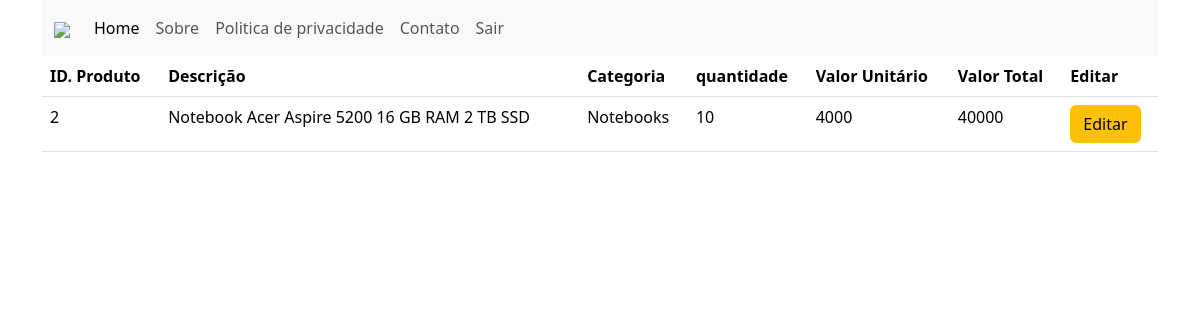
The app's page /loja/carrinho.php?id_carrinho=25 with its own data.
### tables this page shows
CREATE TABLE `carrinho` (
  `id_carrinho` int(11) NOT NULL,
  `id_cliente` int(11) NOT NULL DEFAULT 0,
  `data` datetime NOT NULL,
  `num_cupom` varchar(20) NOT NULL,
  `valor_pedido` float NOT NULL DEFAULT 0,
  `valor_desconto` float NOT NULL DEFAULT 0,
  `valor_total` float NOT NULL DEFAULT 0
);

CREATE TABLE `produtos` (
  `id_produto` int(11) NOT NULL,
  `id_categoria` int(11) NOT NULL DEFAULT 0,
  `desc_produto` varchar(80) NOT NULL,
  `id_fornecedor` int(11) NOT NULL DEFAULT 0,
  `quantidade` int(11) NOT NULL DEFAULT 0,
  `preco` float NOT NULL DEFAULT 0,
  `imagem` varchar(200) NOT NULL
);

CREATE TABLE `categorias` (
  `id_categoria` int(11) NOT NULL,
  `desc_categoria` varchar(60) NOT NULL
);

CREATE TABLE `carrinho_itens` (
  `id_item` int(11) NOT NULL,
  `id_carrinho` int(11) NOT NULL DEFAULT 0,
  `id_produto` int(11) NOT NULL DEFAULT 0,
  `quantidade` int(11) NOT NULL DEFAULT 0,
  `valor_unitario` float NOT NULL DEFAULT 0,
  `valor_total` float NOT NULL DEFAULT 0
);

### loja/carrinho.php (the view, shortened to what this page needs)
<!DOCTYPE html>
<html>
<head>
    <link href="https://cdn.jsdelivr.net/npm/bootstrap@5.3.3/dist/css/bootstrap.min.css" rel="stylesheet">
</head>
<body>
<div class="container">
    <?php
      include 'menu.php';
      include 'conexao.php';
    ?>
     <table class="table table-hover">
        <thead>
        <tr>
            <th>ID. Produto</th>
            <th>Descrição</th>
            <th>Categoria</th>
            <th>quantidade</th>
            <th>Valor Unitário</th>
            <th>Valor Total</th>
            <th>Editar</th>
        </tr>
        </thead>
        <tbody>
    <?php
    $id_carrinho = $_GET['id_carrinho'];
    $sql="select *,carrinho_itens.quantidade as qtde from carrinho INNER JOIN carrinho_itens on carrinho.id_carrinho=carrinho_itens.id_carrinho INNER JOIN produtos on carrinho_itens.id_produto=produtos.id_produto INNER JOIN categorias on produtos.id_categoria=categorias.id_categoria INNER JOIN fornecedores on produtos.id_fornecedor=fornecedores.id_fornecedor where carrinho.id_carrinho=$id_carrinho order by produtos.desc_produto";
    $busca_carrinho =  mysqli_query($conexao,$sql);
    while ($array = mysqli_fetch_array($busca_carrinho)) {
        $id_produto = $array['id_produto'];
        $desc_produto = $array['desc_produto'];
        $desc_categoria = $array['desc_categoria'];
        $quantidade = $array['qtde'];
        $valor_unitario = $array['valor_unitario'];
        $valor_total = $array['valor_total'];
        $id_item = $array['id_item'];
    ?>
        <tr>
            <td><?php echo $id_produto ?></td>
            <td><?php echo $desc_produto ?></td>
            <td><?php echo $desc_categoria ?></td>
            <td><?php echo $quantidade ?></td>
            <td><?php echo $valor_unitario ?></td>
            <td><?php echo $valor_total ?></td>
            <td><a href="editar_itens.php?id_item=<?php echo $id_item ?>" class="btn btn-warning">Editar</a></td>
        </tr>
    <?php } ?>
    </tbody>
    </table>
</div>
</body>
</html>

### records on screen
carrinho: produtos.id_produto "2", produtos.desc_produto "Notebook Acer Aspire 5200 16 GB RAM 2 TB SSD", categorias.desc_categoria "Notebooks", carrinho_itens.quantidade "10", carrinho_itens.valor_unitario "4000", carrinho_itens.valor_total "40000"
